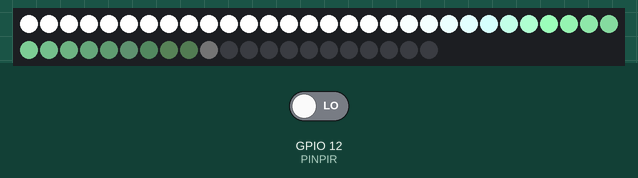
A program run on a simulated ESP32. On the bench: 51 RGB LEDs in strip order, left to right, continuing on the next row. The inputs (shaded band) are chosen by the test bench; at power-on: GPIO 12 (PINPIR) LOW. WiFi joins after 1.5 s; servers stay silent unless stated; the strip is taken to match the declared colour order; what the program prints to the serial monitor is not drawn.

Above: at 2.7 s.
2.8 s: GPIO 12 (PINPIR) driven HIGH
At 3.16 s:
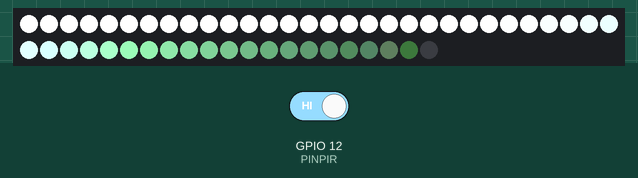
4.5 s: GPIO 12 (PINPIR) driven LOW
At 5.58 s:
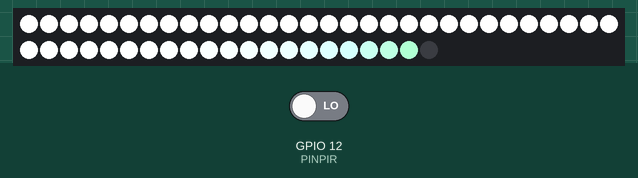
7.5 s: GPIO 12 (PINPIR) driven HIGH
Timing chart, 0 to 10.5 s (numbered marks = the images above; inputs shaded):
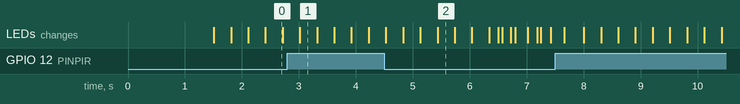

The program:

main.cpp
```cpp
#include <Arduino.h>
#include <WiFi.h>
#include <ESPmDNS.h>
#include <WiFiUdp.h>
#include <ArduinoOTA.h>
#include <Adafruit_NeoPixel.h>

#define PINLED 13
#define PINPIR 12
#define PINPOTI1 2
#define PINPOTI2 4
#define NUMPIXELS 51


const char* ssid = "MischisIndanetz";
const char* password = "123456789";

unsigned long tActivated;
bool active;
float brightnessPoti;
float huePoti;


typedef struct
{
  float r;
  float g;
  float b;
  float w;
} rgbw;

Adafruit_NeoPixel neoPixels = Adafruit_NeoPixel(NUMPIXELS, PINLED, NEO_BGRW + NEO_KHZ800);

int gammaLUT[256];

rgbw rgbwBuffer[NUMPIXELS] = {0.0f};

void startOTA();
void readInput();
void updatePixels(rgbw pxls[NUMPIXELS]);
void smoothFade(bool active);
void clrBuffer();
rgbw sumBrightness();
rgbw mulColor(float fac, rgbw in);
rgbw addColor(rgbw in1, rgbw in2);
rgbw getColor(float r, float g, float b, float w);


void setup() {
  Serial.begin(115200);
  Serial.println("Booting");

  startOTA();
  neoPixels.begin();

  // Init Pins
  pinMode(PINPIR, INPUT);
  //pinMode(PINPOTI1, INPUT);
  //pinMode(PINPOTI2, INPUT);

  // Create gamma LUT
  float gamma = 2.0f;
  for (int n=0; n < 256; n++)
  {
    gammaLUT[n] = (int) (powf(((float)n/255.0f), gamma) * 255);
  }


}

void loop() {
  ArduinoOTA.handle();
  int pirState = digitalRead(PINPIR);

  unsigned long time = millis();
  unsigned long activeForMs = 4 * 60  * 1000;

  if (pirState)
  {
    tActivated = millis();
  }

  active = ((unsigned long)(time - tActivated) < activeForMs);

  smoothFade(active);

  updatePixels(rgbwBuffer);
}


void smoothFade(bool active)
{
  rgbw targetColor = getColor(0.8f, 0.45f, 0.1f, 1.0f);
  float targerBrightness =  targetColor.w * NUMPIXELS;
  float progress = sumBrightness().w / targerBrightness;

  float fadeFactorBase = 0.01;
  float fadeFactorProgress = 0.1; // Factor for fading faster at start of Fade

  unsigned long time = millis();
  unsigned long timeOld = 0;
  if (time - timeOld > 10)
  {
    timeOld = time;

    if (active)
    {
      float factor = fadeFactorBase + (fadeFactorProgress * (1.0f - progress));
      for (int i = 1; i < NUMPIXELS-1; i++)
      {
        rgbwBuffer[0] = targetColor;
        rgbwBuffer[i] = addColor(mulColor((1.0f - factor) , rgbwBuffer[i]), mulColor(factor , rgbwBuffer[i - 1]));
      }
    }
    else{
      float factor = fadeFactorBase + (fadeFactorProgress * (progress));
      for (int i = 1; i < NUMPIXELS-1; i++)
      {
        rgbwBuffer[0] = getColor(0.0f, 0.0f, 0.0f, 0.0f);
        rgbwBuffer[NUMPIXELS-1] = getColor(0.0f, 0.0f, 0.0f, 0.0f);
        rgbwBuffer[i] = addColor(mulColor((1.0f - factor) , rgbwBuffer[i]), mulColor(factor , rgbwBuffer[i + 1]));
      }
    }
  }
}


rgbw sumBrightness()
{
  rgbw ret = {0.0f};
  for (int i = 0; i < NUMPIXELS; i++)
  {
    ret.r += rgbwBuffer[i].r;
    ret.g += rgbwBuffer[i].g;
    ret.b += rgbwBuffer[i].b;
    ret.w += rgbwBuffer[i].w;
  }
  return ret;
}

void updatePixels(rgbw pxls[NUMPIXELS])
{
  for (int p = 0; p < NUMPIXELS; p++)
  {
    // Clip Values to 0-1 and apply Gamma LUT Map
     rgbw out = pxls[p];
     out.r = min(max(0.0f, out.r), 1.0f);
     out.g = min(max(0.0f, out.g), 1.0f);
     out.b = min(max(0.0f, out.b), 1.0f);
     int8_t r = gammaLUT[(int)(out.r * 255)];
     int8_t g = gammaLUT[(int)(out.g * 255)];
     int8_t b = gammaLUT[(int)(out.b * 255)];
     int8_t w = gammaLUT[(int)(out.w * 255)];
    // Update LEDs
    neoPixels.setPixelColor(p, b, r, g, w);
  }
  neoPixels.show();
}

void readInput()
{
  brightnessPoti = analogRead(PINPOTI1) / 4095.0f;
  huePoti = analogRead(PINPOTI2) / 4095.0f;
}

rgbw mulColor(float fac, rgbw in)
{
  rgbw out;
  out.r = in.r * fac;
  out.g = in.g * fac;
  out.b = in.b * fac;
  out.w = in.w * fac;
  return out;
}

rgbw addColor(rgbw in1, rgbw in2)
{
  rgbw out;
  out.r = in1.r + in2.r;
  out.g = in1.g + in2.g;
  out.b = in1.b + in2.b;
  out.w = in1.w + in2.w;
  return out;
}

rgbw getColor(float r, float g, float b, float w)
{
  rgbw out;
  out.r = r;
  out.g = g;
  out.b = b;
  out.w = w;
  return out;
}

void clrBuffer()
{
  for (int p = 0; p < NUMPIXELS; p++)
  {
    rgbwBuffer[p] = getColor(0.0f, 0.0f, 0.0f, 0.0f);
  }
}

void startOTA()
{
 WiFi.mode(WIFI_STA);
  WiFi.begin(ssid, password);
  while (WiFi.waitForConnectResult() != WL_CONNECTED) {
    Serial.println("Connection Failed! Rebooting...");
    delay(5000);
    ESP.restart();
  }

  // Port defaults to 3232
  // ArduinoOTA.setPort(3232);

  // Hostname defaults to esp3232-[MAC]
  // ArduinoOTA.setHostname("myesp32");

  // No authentication by default
  // ArduinoOTA.setPassword("admin");

  // Password can be set with it's md5 value as well
  // MD5(admin) = 21232f297a57a5a743894a0e4a801fc3
  // ArduinoOTA.setPasswordHash("21232f297a57a5a743894a0e4a801fc3");

  ArduinoOTA
    .onStart([]() {
      String type;
      if (ArduinoOTA.getCommand() == U_FLASH)
        type = "sketch";
      else // U_SPIFFS
        type = "filesystem";

      // NOTE: if updating SPIFFS this would be the place to unmount SPIFFS using SPIFFS.end()
      Serial.println("Start updating " + type);
    })
    .onEnd([]() {
      Serial.println("\nEnd");
    })
    .onProgress([](unsigned int progress, unsigned int total) {

      // Show Progress on Leds
      clrBuffer();
      for (int n = 0; n < (progress / (total / NUMPIXELS)); n++)
      {
        rgbwBuffer[n] = getColor(0.0f, 0.5f, 0.0f, 0.0f);
      }
      updatePixels(rgbwBuffer);
      Serial.printf("Progress: %u%%\r", (progress / (total / 100)));
    })
    .onError([](ota_error_t error) {
      Serial.printf("Error[%u]: ", error);
      if (error == OTA_AUTH_ERROR) Serial.println("Auth Failed");
      else if (error == OTA_BEGIN_ERROR) Serial.println("Begin Failed");
      else if (error == OTA_CONNECT_ERROR) Serial.println("Connect Failed");
      else if (error == OTA_RECEIVE_ERROR) Serial.println("Receive Failed");
      else if (error == OTA_END_ERROR) Serial.println("End Failed");
    });

  ArduinoOTA.begin();

  Serial.println("Ready");
  Serial.print("IP address: ");
  Serial.println(WiFi.localIP());
}
```
